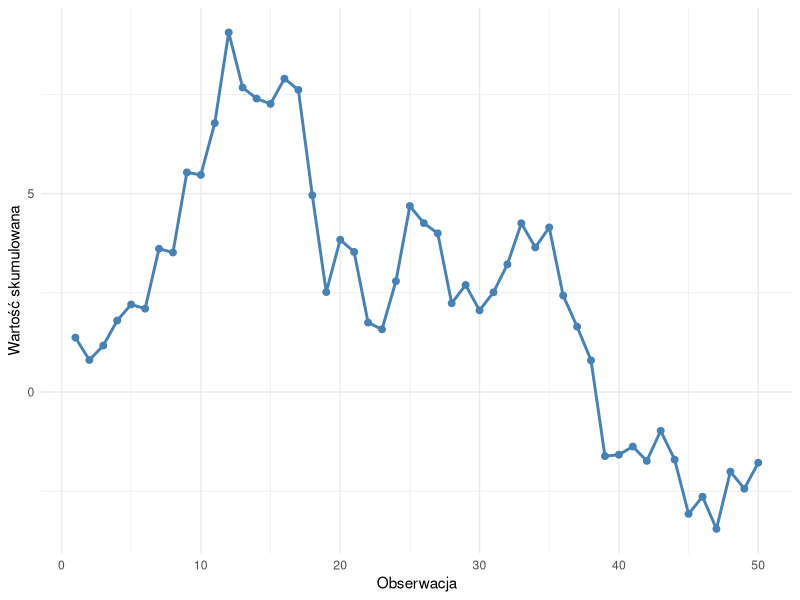

This chart was generated by the following R code:
## ---- chunk 1
#| label: fig-r-example
#| fig-cap: "Przykładowy wykres wygenerowany w R"
#| lst-label: lst-r-example
#| lst-cap: "Generowanie wykresu w R"
#| echo: true
#| warning: false
#| fig-width: 6
#| fig-height: 4
library(ggplot2)
set.seed(42)
dane <- data.frame(
  x = 1:50,
  y = cumsum(rnorm(50))
)
ggplot(dane, aes(x = x, y = y)) +
  geom_line(color = "steelblue", linewidth = 1) +
  geom_point(color = "steelblue", size = 2) +
  labs(
    x = "Obserwacja",
    y = "Wartość skumulowana"
  ) +
  theme_minimal()
